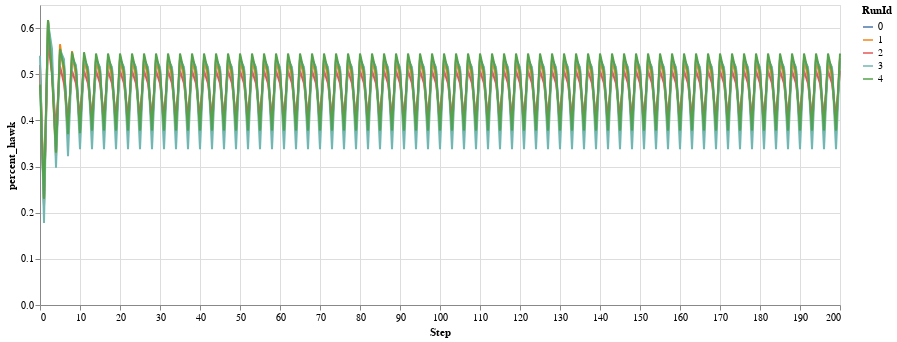

Notebook code cell kept with this figure:
### Code cell
import altair as alt

alt.data_transformers.disable_max_rows()

alt.Chart(run_df).mark_line().encode(
    x='Step',
    y='percent_hawk',
    color='RunId:N',
).properties(
    width=800,
    height=300
)

### Figure 1 — Vega-Lite specification as saved in the notebook (floating-point values rounded to 4 significant figures; data arrays with more than 128 entries replaced by an {"elided": "..."} marker saying what was removed)
{"config": {"view": {"continuousWidth": 300, "continuousHeight": 300}}, "data": {"name": "data-92f777b8c175feffa8711157b6c6f62b"}, "mark": {"type": "line"}, "encoding": {"color": {"field": "RunId", "type": "nominal"}, "x": {"field": "Step", "type": "quantitative"}, "y": {"field": "percent_hawk", "type": "quantitative"}}, "height": 300, "width": 800, "$schema": "https://vega.github.io/schema/vega-lite/v5.14.1.json", "datasets": {"data-92f777b8c175feffa8711157b6c6f62b": {"elided": "1005 records"}}}
